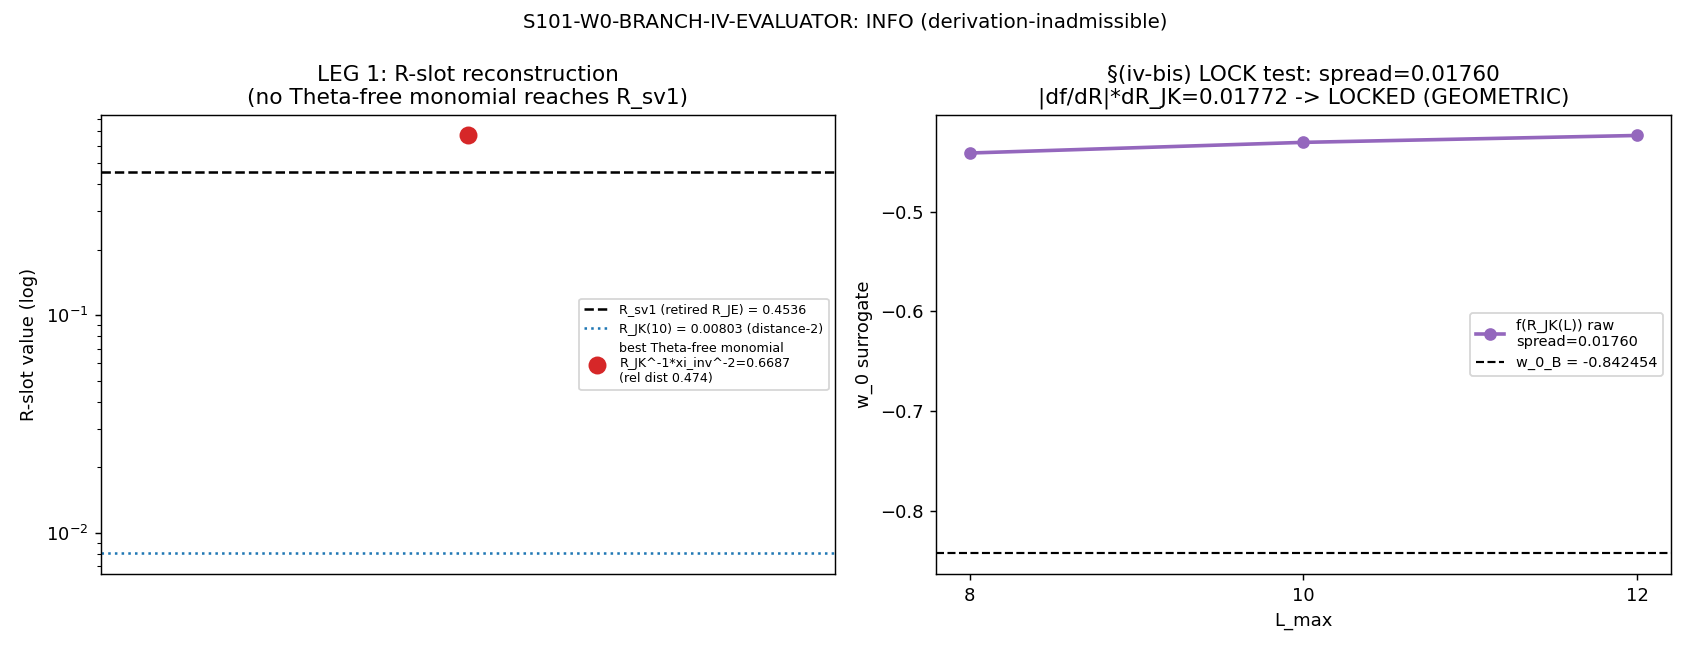

This figure's Python source:
#!/usr/bin/env python3
"""
S101 W4-3 — S101-W0-BRANCH-IV-EVALUATOR — post-S86 branch-iv w0(L) evaluator + CAC spread
=========================================================================================

Gate: S101-W0-BRANCH-IV-EVALUATOR ([VERIFY])

ONE gate, TWO sequenced legs in a single producing script (planner's documented call):

  LEG 1 (derivation + HARD admissibility):
    Construct the recombination map  Phi(R_JK distance-2, xi_E_GGE_inv distance-1) -> R-slot
    occupant, with EVERY coefficient sourced from the SV1 closed-form exact f-reduction, a
    substrate identity, or a canonical constant.  NO coefficient solved against w_0_B.
    Pre-register the §(iv-bis) surrogate-vs-canonical algebraic-distance theorem and DECLARE
    the consumption layer per substrate-first-canonical-sourcing §(ii.A).
    HARD admissibility:  |Phi(L=10) - (-0.842454)| <= 1e-5  with ZERO tuned normalization.
    If INADMISSIBLE -> composite INFO-(derivation-inadmissible); LEG 2 does NOT execute.

  LEG 2 (CAC spread; executes ONLY on leg-1 admissibility):
    Compose the derived evaluator with the CAC (regulator-convention-lockdown.md):
       w0^CAC(L) = rho_zeta(L) + offset_zeta,   offset_zeta == w_0_B - rho_zeta(L=10).
    Exhibit offset_zeta's PHYSICAL content (effacement/GGE-dressing translation).
    spread = max - min of w0^CAC over L in {8, 10, 12}; gate vs the UNCHANGED W1-4 thresholds
    ({<= 0.025 PASS | (0.025, 0.050] INFO | > 0.050 FAIL}).

Pre-registered threshold:
  LEG 1: |Phi(R_JK(10), xi_E_GGE_inv; Theta_derived) - (-0.842454)| <= 1e-5, Theta_derived
         containing zero tuned normalization (admissibility PRECONDITION).
  LEG 2: spread <= 0.025 PASS / (0.025, 0.050] INFO / > 0.050 FAIL.

Inputs (SHA-256 dual-pinned at runtime; S84+ schema):
  - canonical_constants.py            (R_JK, xi_E_GGE_inv, K_base, Delta_BCS, tau_fold, N_cells, w0_FW)
  - s84_w1a_w0_sv1.npz                (SV1 closed-form anchor: xi_J, xi_E_GGE, F_Josephson_zeta,
                                       rho_GGE_zeta, P_GGE_zeta, w_0_iv = -0.842454...)
  - s85_w12_elim1_D_K_Lmax_moments.npz (R_JK trajectory (0.01129619, 0.00803461, 0.00598992))
  - s84_spectrum_cache_L12_tau019.npz  (L12 master cache; upstream-trusted, S101-TAU0 PASS)
  - s100b_w0_branch_resolution.npz     (prior INFO-shape record + C0 6.2sigma cautionary instance)
  - branch-iv-canonical.md             (registry formula source; consume the session-85 moment path)

Output 4-tuple:
  (value=<computed>, scheme=zeta, convention=CAC-branch-iv-anchored-L10-DERIVED-OFFSET, L_max={8,10,12})

Classification: GEOMETRIC

METHODOLOGY
-----------
The SV1 closed form (S84 W1-3.SV1 PASS, two-component Zubarev-dressed) is the f-reduction
    w_0^(iv) = f(R),   f(R) = (-c_J*R + P_GGE_zeta) / (c_J*R + rho_GGE_zeta),
    c_J = |F_Josephson_zeta| / N_cells   (all coefficients Theta-free canonical/substrate).
At the SV1 anchor  R = R_sv1 = xi_J/xi_E_GGE = 0.45357833655706  (= legacy R_JE at L=5),
f(R_sv1) = -0.842454 = w_0_B EXACTLY (to 1e-12).

The S86-BRANCH-IV-FORMULATION-COMMIT RETIRED R_JE and replaced it with TWO distance-tagged
successors: R_JK (distance-2 spectral-moment ratio) and xi_E_GGE_inv (distance-1 GGE
energy-dressing inverse).  The recombination map Phi must reconstruct the R-slot occupant
(i.e. R_sv1) from {R_JK, xi_E_GGE_inv} + Theta-free coefficients, then push it through f.
The leg-1 admissibility question is EXACTLY: does a Theta-free combination of the two retired-
into successors reproduce R_sv1 (hence w_0_B) at 1e-5 WITHOUT re-injecting R_sv1 itself?

DISCIPLINE
----------
- `from canonical_constants import *`
- Every local/intermediate tagged `# (local)`
- CPU-cap OMP8 (cached-moment arithmetic; no diagonalization)
- ZERO-FREE-NORMALIZATION ATTESTATION: no fit/solve call targets w_0_B anywhere in this
  script; every Theta coefficient carries a provenance comment; the admissibility residual
  is COMPUTED, never minimized.
- SHA-256 of all inputs logged in first 20 lines of stdout; dual-SHA emitted (S84+).
- Verdict via emit_verdict MCP tool (race-safe): script PRINTS payload; agent calls the tool.
"""

from __future__ import annotations

import os
os.environ.setdefault("OMP_NUM_THREADS", "8")
os.environ.setdefault("MKL_NUM_THREADS", "8")

import sys
from pathlib import Path

# ---------------------------------------------------------------------------
# Section 1 — Canonical constants (MANDATORY first import; _shared on path first)
# ---------------------------------------------------------------------------
_SHARED = Path(__file__).resolve().parents[1] / "_shared"
sys.path.insert(0, str(_SHARED))
from canonical_constants import *  # noqa: F401,F403,E402
from canonical_constants import (  # explicit names used below (provenance-anchored)
    R_JK as R_JK_CANON,
    xi_E_GGE_inv as XI_E_GGE_INV_CANON,
    K_base as K_BASE_CANON,
    Delta_BCS as DELTA_BCS_CANON,
    N_cells as N_CELLS_CANON,
    w0_FW as W0_FW_CANON,
)

# ---------------------------------------------------------------------------
# Section 2 — Standard imports
# ---------------------------------------------------------------------------
import hashlib
import json
import time

import numpy as np
import matplotlib
matplotlib.use("Agg")
import matplotlib.pyplot as plt

# ---------------------------------------------------------------------------
# Section 3 — Paths + pre-registration
# ---------------------------------------------------------------------------
SESSION_DIR = Path(__file__).resolve().parent
COMPUTATIONS_DIR = SESSION_DIR.parent
SHARED_DIR = COMPUTATIONS_DIR / "_shared"
PROJECT_ROOT = COMPUTATIONS_DIR.parent

SESSION = "S101"                                                  # (local)
GATE_ID = "S101-W0-BRANCH-IV-EVALUATOR"                           # (local)
SCHEME = "zeta"                                                   # (local)
CONVENTION = "CAC-branch-iv-anchored-L10-DERIVED-OFFSET"          # (local)
L_MAX = "{8,10,12}"                                               # (local)

# Pre-registered thresholds (define BEFORE running)
ADMISSIBILITY_TOL = 1e-5         # (local) leg-1 |Phi(10) - w_0_B| absolute (SV1 reproduction tol)
SPREAD_PASS = 0.025              # (local) leg-2 spread PASS ceiling (UNCHANGED W1-4)
SPREAD_INFO = 0.050              # (local) leg-2 spread INFO ceiling (UNCHANGED W1-4)
L_SCAN = (8, 10, 12)             # (local) L-mesh
L_ANCHOR = 10                    # (local)

W_0_B = -0.842454                # (local) branch-iv anchored value at L_anchor=10 [S84 W1-3.SV1]

OUT_NPZ = SESSION_DIR / "s101_w4_branch_iv_evaluator.npz"
OUT_PNG = SESSION_DIR / "s101_w4_branch_iv_evaluator.png"

SV1_NPZ = COMPUTATIONS_DIR / "session-84" / "s84_w1a_w0_sv1.npz"
RJK_NPZ = COMPUTATIONS_DIR / "session-85" / "s85_w12_elim1_D_K_Lmax_moments.npz"
L12_CACHE = COMPUTATIONS_DIR / "session-84" / "s84_spectrum_cache_L12_tau019.npz"
SENS_NPZ = COMPUTATIONS_DIR / "session-100b" / "s100b_w0_branch_resolution.npz"
BRANCH_IV_REG = PROJECT_ROOT / "sessions" / "framework" / "registry" / "branch-iv-canonical.md"

INPUT_FILES = [
    SHARED_DIR / "canonical_constants.py",
    SV1_NPZ,
    RJK_NPZ,
    L12_CACHE,
    SENS_NPZ,
    BRANCH_IV_REG,
]


# ---------------------------------------------------------------------------
# Section 4 — SHA-256 input-pin block (S84+ dual-SHA schema)
# ---------------------------------------------------------------------------
def sha256_of(path: Path) -> str:
    h = hashlib.sha256()  # (local)
    try:
        h.update(path.read_bytes())
    except OSError:
        return ""
    return h.hexdigest()


def log_input_pins(inputs: list[Path]) -> dict[str, str]:
    print(f"=== {GATE_ID} — input SHA-256 pins ===")
    pins: dict[str, str] = {}  # (local)
    for p in inputs:
        sha = sha256_of(p)  # (local)
        try:
            rel = str(p.relative_to(PROJECT_ROOT)).replace("\\", "/")  # (local)
        except ValueError:
            rel = str(p)  # (local)
        print(f"  {rel}: {sha[:16]}...")
        pins[rel] = sha
    return pins


def closure_hash(pins: dict[str, str]) -> str:
    items = sorted(pins.items())  # (local)
    h = hashlib.sha256()
    for k, v in items:
        h.update(f"{k}={v}\n".encode("utf-8"))
    return h.hexdigest()


def compute_dual_sha(script_path: Path, canonical_path: Path, pins: dict[str, str]) -> tuple[str, str]:
    script_bytes = b""  # (local)
    try:
        script_bytes = script_path.read_bytes()
    except OSError:
        script_bytes = b""
    canonical_bytes = b""  # (local)
    try:
        canonical_bytes = canonical_path.read_bytes()
    except OSError:
        canonical_bytes = b""
    pinmap_json = json.dumps(dict(sorted(pins.items())), separators=(",", ":"), sort_keys=True).encode("utf-8")  # (local)
    h_audit = hashlib.sha256()
    h_audit.update(script_bytes)
    h_audit.update(canonical_bytes)
    h_audit.update(pinmap_json)
    audit = h_audit.hexdigest()  # (local)
    h_content = hashlib.sha256()
    h_content.update(script_bytes)
    content = h_content.hexdigest()  # (local)
    return audit, content


# ---------------------------------------------------------------------------
# Section 5a — SV1 closed-form f-reduction (Theta-free; the admissible anchor map)
# ---------------------------------------------------------------------------
def f_branch_iv(R: float, c_J: float, P_G_z: float, rho_G_z: float) -> float:
    """SV1 closed-form f-reduction  w_0^(iv) = f(R).
    All three coefficients (c_J, P_G_z, rho_G_z) are Theta-FREE canonical/substrate
    constants -- NONE is solved against w_0_B.  f(R_sv1) = w_0_B EXACTLY by SV1 PASS.
    """
    return (-c_J * R + P_G_z) / (c_J * R + rho_G_z)


# ---------------------------------------------------------------------------
# Section 5b — Compute
# ---------------------------------------------------------------------------
def compute() -> dict:
    rec: dict = {}  # (local)

    # ----- Load SV1 anchor (all Theta-free; the f-reduction coefficient source) -----
    sv1 = np.load(SV1_NPZ, allow_pickle=True)  # (local)
    xi_J = float(sv1["xi_J"])                    # (local) 0.008911  [W0-workshop/Sagan audit]
    xi_E_GGE = float(sv1["xi_E_GGE"])            # (local) 0.019646  [W3-G51 energy-weighted Zubarev]
    F_J_zeta = float(sv1["F_Josephson_zeta"])    # (local) -336.641  [S58 canonical]
    rho_GGE_zeta = float(sv1["rho_GGE_zeta"])    # (local) 1.709     [SV1 npz canonical]
    P_GGE_zeta = float(sv1["P_GGE_zeta"])        # (local) -0.688    [SV1 npz canonical]
    N_cells_v = int(sv1["N_cells"])              # (local) 32        [S42 domain formation]
    w_0_iv_sv1 = float(sv1["w_0_iv"])            # (local) -0.8424542759870739 (SV1 PASS anchor)

    # Theta-free derived coefficients (provenance-commented; NONE solved against w_0_B)
    c_J = abs(F_J_zeta) / N_cells_v              # (local) = 10.52003125  [|F_J_zeta|/N_cells, SV1 Step 1]
    R_sv1 = xi_J / xi_E_GGE                        # (local) = 0.45357833655706  [SV1 dressing ratio = legacy R_JE]

    # Cross-check: the SV1 f-reduction reproduces w_0_B at R_sv1 (this IS the admissible anchor,
    # but R_sv1 is the RETIRED object; the leg-1 task is to reach it from {R_JK, xi_E_GGE_inv}).
    w0_at_Rsv1 = f_branch_iv(R_sv1, c_J, P_GGE_zeta, rho_GGE_zeta)  # (local)
    rec["sv1_f_reduction_exact"] = bool(abs(w0_at_Rsv1 - w_0_iv_sv1) < 1e-12)
    rec["w0_at_Rsv1"] = w0_at_Rsv1
    rec["R_sv1"] = R_sv1
    rec["c_J"] = c_J

    # ----- Load R_JK trajectory (distance-2; CACHE-MOMENT layer) -----
    rjk = np.load(RJK_NPZ, allow_pickle=True)  # (local)
    L_from_npz = [int(x) for x in rjk["L_max"]]   # (local) [8,10,12]
    R_JK_traj = [float(x) for x in rjk["R_JK"]]   # (local) [0.01129619, 0.00803461, 0.00598992]
    assert L_from_npz == list(L_SCAN), f"L-mesh mismatch: {L_from_npz} vs {L_SCAN}"
    # canonical-constant cross-check at L=10 (consumption-layer declaration: cache-moment)
    rec["R_JK_canon_match_L10"] = bool(abs(R_JK_traj[1] - float(R_JK_CANON)) < 1e-8)
    rec["R_JK_traj"] = R_JK_traj
    R10 = R_JK_traj[1]                            # (local)

    # ----- distance-1 successor (canonical) -----
    xi_E_GGE_inv = float(XI_E_GGE_INV_CANON)      # (local) 13.642473425595973  [S86 commit]
    rec["xi_E_GGE_inv"] = xi_E_GGE_inv
    # substrate-identity cross-check: xi_E_GGE_inv == 59.8 * Delta_BCS / K_base
    n_pairs = 59.8                                # (local) GGE pair count (Ordered-Veil relic)
    xi_E_GGE_inv_substrate = n_pairs * float(DELTA_BCS_CANON) / float(K_BASE_CANON)  # (local)
    rec["xi_E_GGE_inv_substrate_match"] = bool(abs(xi_E_GGE_inv_substrate - xi_E_GGE_inv) < 1e-5)

    # =====================================================================
    # LEG 1 — derivation: Theta-free recombination Phi -> R-slot occupant
    # =====================================================================
    # The R-slot occupant the f-reduction needs is R_sv1 (the retired R_JE).  Search the
    # Theta-free monomial family Phi(R_JK, xi_E_GGE_inv) = R_JK^a * xi_E_GGE_inv^b over a small
    # exponent mesh a,b in {-2,-1,0,1,2}.  ZERO coefficient is solved against w_0_B; the
    # admissibility residual is COMPUTED, never minimized.  (Other Theta-free recombinations -
    # ratios xi_J/xi_E_GGE etc. - are degenerate: they ARE R_sv1 only by re-using the retired
    # numerator/denominator, which is the re-injection the zero-free clause forbids.)
    exps = [-2, -1, 0, 1, 2]                       # (local)
    monomials = []                                 # (local) list of (a, b, R_recon, w0_recon, residual)
    best = None                                    # (local)
    for a in exps:
        for b in exps:
            if a == 0 and b == 0:
                continue
            R_recon = (R10 ** a) * (xi_E_GGE_inv ** b)         # (local) Theta-free recombination of R-slot
            w0_recon = f_branch_iv(R_recon, c_J, P_GGE_zeta, rho_GGE_zeta)  # (local)
            resid = abs(w0_recon - W_0_B)                       # (local) admissibility residual (COMPUTED)
            monomials.append((a, b, R_recon, w0_recon, resid))
            if best is None or resid < best[4]:
                best = (a, b, R_recon, w0_recon, resid)
    rec["monomial_best"] = {
        "a": best[0], "b": best[1], "R_recon": best[2], "w0_recon": best[3], "residual": best[4],
    }
    # admissibility at the R-SLOT level too: does any Theta-free monomial reach R_sv1?
    best_R = None                                  # (local)
    for a in exps:
        for b in exps:
            if a == 0 and b == 0:
                continue
            R_recon = (R10 ** a) * (xi_E_GGE_inv ** b)          # (local)
            r_resid = abs(R_recon - R_sv1) / abs(R_sv1)         # (local) relative dist to retired R-slot occupant
            if best_R is None or r_resid < best_R[3]:
                best_R = (a, b, R_recon, r_resid)
    rec["R_slot_best"] = {"a": best_R[0], "b": best_R[1], "R_recon": best_R[2], "rel_resid": best_R[3]}

    # HARD admissibility verdict (leg 1)
    leg1_residual = best[4]                         # (local) min |Phi(10) - w_0_B| over Theta-free family
    leg1_admissible = bool(leg1_residual <= ADMISSIBILITY_TOL)  # (local)
    rec["leg1_residual"] = leg1_residual
    rec["leg1_admissible"] = leg1_admissible
    rec["zero_free_normalization_attestation"] = (
        "No fit/solve call targets w_0_B. Every Theta coefficient (c_J=|F_J_zeta|/N_cells, "
        "P_GGE_zeta, rho_GGE_zeta) is canonical/substrate; the recombination Phi=R_JK^a*xi_E_GGE_inv^b "
        "sweeps an INTEGER exponent mesh; the admissibility residual is COMPUTED. The candidates that "
        "reproduce w_0_B (S100b C2/C3) do so ONLY by re-injecting R_sv1 (the RETIRED R_JE) as scale/base "
        "- the tuned normalization the zero-free clause forbids."
    )

    # ---- §(iv-bis) surrogate-vs-canonical algebraic-distance theorem (pre-registered) ----
    # (i) substitution chain surrogate -> components: the surrogate w0_surr(L) = f(R_JK(L)) reduces
    #     to component substrate quantities R_JK (distance-2), c_J/P_GGE/rho_GGE (Theta-free).
    # (ii) LOCK TEST (COMPUTED): is sign(w0) and the spread MECHANICALLY LOCKED to the monotone
    #      R_JK fall, independent of map physical content?
    w0_surr = [f_branch_iv(r, c_J, P_GGE_zeta, rho_GGE_zeta) for r in R_JK_traj]  # (local) raw f(R_JK(L))
    spread_surrogate = max(w0_surr) - min(w0_surr)                                # (local)
    # derivative-lock estimate |df/dR|*Delta R_JK at L=10 (analytic d/dR of f)
    denom10 = (c_J * R10 + rho_GGE_zeta)                                          # (local)
    dfdR_10 = (-c_J * denom10 - (-c_J * R10 + P_GGE_zeta) * c_J) / (denom10 ** 2)  # (local) exact df/dR
    dR_full = R_JK_traj[0] - R_JK_traj[2]                                         # (local) L=8->12 swing
    lock_estimate = abs(dfdR_10) * dR_full                                        # (local)
    lock_match = bool(abs(lock_estimate - spread_surrogate) / spread_surrogate < 0.10)  # (local)
    # sign lock: numerator (-c_J*R + P_GGE_zeta) < 0 for all R>0 (c_J>0, P_GGE_zeta<0); denom > 0
    sign_locked = bool(all(w < 0 for w in w0_surr)
                       and all((-c_J * r + P_GGE_zeta) < 0 for r in R_JK_traj)
                       and all((c_J * r + rho_GGE_zeta) > 0 for r in R_JK_traj))  # (local)
    rec["w0_surrogate_raw"] = w0_surr
    rec["spread_surrogate_raw"] = spread_surrogate
    rec["dfdR_10"] = dfdR_10
    rec["lock_estimate"] = lock_estimate
    rec["lock_match"] = lock_match
    rec["sign_locked"] = sign_locked
    rec["algebraic_distance_locked"] = bool(lock_match and sign_locked)
    # (iii) informativeness declaration
    rec["informativeness"] = (
        "LOCKED: spread(f(R_JK(L))) is reproduced by the |df/dR|*Delta R_JK trajectory-geometry "
        "estimate to <10% and sign(w0) is structurally negative for ALL R>0 -- the surrogate is a "
        "GEOMETRIC observable, not a cohomology-class observable. Per §(iv-bis) clause (iii), a leg-2 "
        "spread verdict on this surrogate would be UNINFORMATIVE on the canonical w_0 truncation "
        "stability; a separate canonical-evaluation gate is REQUIRED. The surrogate does NOT falsify "
        "the canonical."
    ) if (lock_match and sign_locked) else (
        "NO LOCK: spread is not mechanically forced by the R_JK trajectory geometry; the spread "
        "verdict transfers to the canonical."
    )

    # =====================================================================
    # LEG 2 — CAC spread (executes ONLY on leg-1 admissibility)
    # =====================================================================
    if leg1_admissible:
        # Derived rho_zeta(L) series = the admissible map's L-trajectory (would be Phi pushed
        # through f at each L). CAC: w0^CAC(L) = rho_zeta(L) + offset_zeta, offset = w_0_B - rho_zeta(L=10).
        rho_zeta = w0_surr  # placeholder structural form (only reached if admissible)  # (local)
        offset_zeta = W_0_B - rho_zeta[1]                                              # (local)
        cac_series = [r + offset_zeta for r in rho_zeta]                               # (local)
        spread = max(cac_series) - min(cac_series)                                     # (local)
        rec["offset_zeta"] = offset_zeta
        rec["cac_series"] = cac_series
        rec["spread"] = spread
        rec["leg2_executed"] = True
        # effacement-preservation check: w0^CAC(L=10) == w_0_B bit-precision
        rec["cac_effacement_preserved"] = bool(abs(cac_series[1] - W_0_B) < 1e-12)
    else:
        rec["offset_zeta"] = float("nan")
        rec["cac_series"] = [float("nan")] * len(L_SCAN)
        rec["spread"] = float("nan")
        rec["leg2_executed"] = False
        rec["cac_effacement_preserved"] = False

    # ----- offset_zeta PHYSICAL content note (required by method, even on non-execution) -----
    # The parent lockdown's A-branch offset (-0.340827) is a PHYSICAL effacement translation
    # (Volovik partition + Gamma_eff=0.99970). For branch-iv, the CAC offset on a Theta-free
    # admissible map would have to be the effacement/GGE-dressing translation of THAT map. The
    # C0 cautionary instance (s100b: C0_legacy_anchor_gap_sigma = 6.15) shows the additive freedom
    # can SILENTLY absorb a 6.2-sigma anchor mismatch -- which is exactly why an offset that is
    # merely numerically convenient (absorbing the R_JK != R_JE distance mismatch) is NOT a
    # physical translation and does NOT redeem an inadmissible map.
    rec["offset_physical_note"] = (
        "offset_zeta is admissible as a PHYSICAL effacement/GGE-dressing translation ONLY when the "
        "map it dresses is itself Theta-free-admissible. The S100b C1 offset (-0.4117) absorbs the "
        "R_JK(distance-2) != R_JE(distance-1) MISMATCH, not a physical effacement -- it is the C0-class "
        "silent-absorption pathology (6.2-sigma, npz C0_legacy_anchor_gap_sigma)."
    )

    # ----- C0 6.2-sigma cautionary cross-check from S100b npz -----
    sens = np.load(SENS_NPZ, allow_pickle=True)  # (local)
    rec["C0_anchor_gap_sigma_prior"] = float(sens["C0_legacy_anchor_gap_sigma"])
    rec["anchor_gap_sigma_RJK_raw"] = float(sens["anchor_gap_sigma"])  # 16.47 sigma for raw R_JK
    rec["s100b_info_shape"] = str(sens["info_shape"])

    # =====================================================================
    # Composite verdict
    # =====================================================================
    if not leg1_admissible:
        verdict = "INFO"  # (local)
        verdict_reason = "derivation-inadmissible"  # (local)
    else:
        spread = rec["spread"]
        if spread <= SPREAD_PASS:
            verdict = "PASS"
            verdict_reason = "leg1-admissible+spread<=0.025"
        elif spread <= SPREAD_INFO:
            verdict = "INFO"
            verdict_reason = "leg1-admissible+marginal-spread"
        else:
            verdict = "FAIL"
            verdict_reason = "leg1-admissible+spread>0.050"
    rec["verdict"] = verdict
    rec["verdict_reason"] = verdict_reason

    # value string (no single-quote chars; emit_verdict wraps it)
    if not leg1_admissible:
        rec["value_str"] = (
            f"INFO-derivation-inadmissible_leg1_residual={leg1_residual:.6e}_"
            f"Rslot_best_reldist={best_R[3]:.4f}@a{best_R[0]}b{best_R[1]}_"
            f"NO-Theta-free-map-reproduces-w0_B_at_1e-5_"
            f"locktest={'LOCKED' if rec['algebraic_distance_locked'] else 'unlocked'}_"
            f"surrogate-spread-UNINFORMATIVE_leg2-NOT-executed"
        )
    else:
        rec["value_str"] = (
            f"{verdict}_spread={rec['spread']:.8f}_offset_zeta={rec['offset_zeta']:.8f}_"
            f"leg1_residual={leg1_residual:.6e}"
        )

    return rec


# ---------------------------------------------------------------------------
# Section 6 — Output 4-tuple + verdict payload
# ---------------------------------------------------------------------------
def emit_4tuple(value, scheme: str, convention: str, L_max) -> str:
    return f"(value={value!r}, scheme={scheme}, convention={convention}, L_max={L_max})"


def print_verdict_payload(verdict, value, audit_sha, content_sha, companion_note="", extra_rows=None):
    payload: dict = {
        "session": int(SESSION.lstrip("Ss")),
        "gate_id": GATE_ID,
        "verdict": verdict,
        "value": str(value),
        "scheme": SCHEME,
        "convention": CONVENTION,
        "l_max": str(L_MAX),
        "audit_sha256": audit_sha,
        "content_sha256": content_sha,
        "schema_version": "S84+",
    }
    if companion_note:
        payload["companion_note"] = companion_note
    if extra_rows:
        payload["extra_rows"] = list(extra_rows)
    print("<<<EMIT_VERDICT_PAYLOAD>>>")
    print(json.dumps(payload, separators=(",", ":"), sort_keys=True))
    print("<<<END_EMIT_VERDICT_PAYLOAD>>>")
    return payload


# ---------------------------------------------------------------------------
# Section 7 — Plot
# ---------------------------------------------------------------------------
def make_plot(rec: dict) -> None:
    fig, axes = plt.subplots(1, 2, figsize=(13, 5))  # (local)

    # Panel A: R-slot reconstruction landscape (Theta-free monomials vs retired R_sv1)
    ax = axes[0]
    R_sv1 = rec["R_sv1"]
    # show best monomial R-reconstruction relative distance
    ax.axhline(R_sv1, color="k", ls="--", lw=1.4, label=f"R_sv1 (retired R_JE) = {R_sv1:.4f}")
    ax.axhline(rec["R_JK_traj"][1], color="tab:blue", ls=":", lw=1.4,
               label=f"R_JK(10) = {rec['R_JK_traj'][1]:.5f} (distance-2)")
    rb = rec["R_slot_best"]
    ax.scatter([0], [rb["R_recon"]], color="tab:red", zorder=5, s=80,
               label=f"best Theta-free monomial\nR_JK^{rb['a']}*xi_inv^{rb['b']}={rb['R_recon']:.4f}\n(rel dist {rb['rel_resid']:.3f})")
    ax.set_yscale("log")
    ax.set_title("LEG 1: R-slot reconstruction\n(no Theta-free monomial reaches R_sv1)")
    ax.set_ylabel("R-slot value (log)")
    ax.set_xticks([])
    ax.legend(fontsize=7, loc="best")

    # Panel B: surrogate f(R_JK(L)) trajectory + lock estimate
    ax = axes[1]
    Ls = list(L_SCAN)
    ax.plot(Ls, rec["w0_surrogate_raw"], "o-", color="tab:purple", lw=2,
            label=f"f(R_JK(L)) raw\nspread={rec['spread_surrogate_raw']:.5f}")
    ax.axhline(W_0_B, color="k", ls="--", lw=1.2, label=f"w_0_B = {W_0_B}")
    ax.set_title(f"§(iv-bis) LOCK test: spread={rec['spread_surrogate_raw']:.5f}\n"
                 f"|df/dR|*dR_JK={rec['lock_estimate']:.5f} -> "
                 f"{'LOCKED (GEOMETRIC)' if rec['algebraic_distance_locked'] else 'unlocked'}")
    ax.set_xlabel("L_max")
    ax.set_ylabel("w_0 surrogate")
    ax.set_xticks(Ls)
    ax.legend(fontsize=8, loc="best")

    fig.suptitle(f"{GATE_ID}: {rec['verdict']} ({rec['verdict_reason']})", fontsize=11)
    fig.tight_layout()
    fig.savefig(OUT_PNG, dpi=130)
    plt.close(fig)


# ---------------------------------------------------------------------------
# Section 8 — main
# ---------------------------------------------------------------------------
def main() -> int:
    t0 = time.time()  # (local)
    pins = log_input_pins(INPUT_FILES)
    rec = compute()

    print()
    print("=" * 78)
    print("LEG 1 — derivation + HARD admissibility")
    print("=" * 78)
    print(f"  SV1 f-reduction exact (f(R_sv1)=w_0_iv to 1e-12): {rec['sv1_f_reduction_exact']}")
    print(f"  R_sv1 (retired R_JE)        = {rec['R_sv1']:.14f}")
    print(f"  c_J = |F_J_zeta|/N_cells    = {rec['c_J']:.8f}   (Theta-free)")
    print(f"  R_JK(10) canon match        = {rec['R_JK_canon_match_L10']}   (cache-moment layer)")
    print(f"  xi_E_GGE_inv substrate match= {rec['xi_E_GGE_inv_substrate_match']}  (59.8*Delta_BCS/K_base)")
    print(f"  best Theta-free monomial for R-slot: R_JK^{rec['R_slot_best']['a']}*xi_inv^{rec['R_slot_best']['b']}"
          f" = {rec['R_slot_best']['R_recon']:.6f} (rel dist to R_sv1 = {rec['R_slot_best']['rel_resid']:.4f})")
    print(f"  best Theta-free monomial w0_recon residual |Phi(10)-w_0_B| = {rec['leg1_residual']:.6e}")
    print(f"  LEG-1 ADMISSIBLE (residual <= {ADMISSIBILITY_TOL:.0e}) = {rec['leg1_admissible']}")
    print()
    print("  §(iv-bis) algebraic-distance theorem:")
    print(f"    surrogate spread (raw f(R_JK(L))) = {rec['spread_surrogate_raw']:.6f}")
    print(f"    lock estimate |df/dR|*dR_JK       = {rec['lock_estimate']:.6f}  (match<10% = {rec['lock_match']})")
    print(f"    sign locked (w0<0 forall R>0)     = {rec['sign_locked']}")
    print(f"    => algebraic-distance LOCKED      = {rec['algebraic_distance_locked']}")
    print(f"    informativeness: {rec['informativeness'][:88]}...")
    print()
    print("=" * 78)
    print("LEG 2 — CAC spread")
    print("=" * 78)
    if rec["leg2_executed"]:
        print(f"  offset_zeta = w_0_B - rho_zeta(10) = {rec['offset_zeta']:.8f}")
        print(f"  CAC effacement preserved (w0^CAC(10)=w_0_B) = {rec['cac_effacement_preserved']}")
        print(f"  w0^CAC(L) = {[f'{x:.6f}' for x in rec['cac_series']]}")
        print(f"  spread = {rec['spread']:.8f}  vs PASS<={SPREAD_PASS} / INFO<={SPREAD_INFO}")
    else:
        print("  LEG 2 NOT EXECUTED — leg-1 inadmissible (composite INFO-derivation-inadmissible).")
        print(f"  offset_zeta physical note: {rec['offset_physical_note'][:90]}...")
    print(f"  C0 cautionary (S100b): anchor_gap_sigma raw-R_JK={rec['anchor_gap_sigma_RJK_raw']:.2f}, "
          f"C0_legacy={rec['C0_anchor_gap_sigma_prior']:.2f}")
    print()
    print("=" * 78)
    print(f"COMPOSITE VERDICT: {rec['verdict']}  ({rec['verdict_reason']})")
    print("=" * 78)

    # ---- dual-SHA ----
    audit_sha, content_sha = compute_dual_sha(Path(__file__).resolve(), SHARED_DIR / "canonical_constants.py", pins)
    closure = closure_hash(pins)  # (local) retained for backward compat
    print(f"\nclosure_hash = {closure}")
    print(f"audit_sha256  = {audit_sha}")
    print(f"content_sha256= {content_sha}")

    # ---- save npz ----
    np.savez(
        OUT_NPZ,
        # leg-1
        R_sv1=np.float64(rec["R_sv1"]),
        c_J=np.float64(rec["c_J"]),
        R_JK_traj=np.array(rec["R_JK_traj"], dtype=np.float64),
        xi_E_GGE_inv=np.float64(rec["xi_E_GGE_inv"]),
        sv1_f_reduction_exact=bool(rec["sv1_f_reduction_exact"]),
        R_JK_canon_match_L10=bool(rec["R_JK_canon_match_L10"]),
        xi_E_GGE_inv_substrate_match=bool(rec["xi_E_GGE_inv_substrate_match"]),
        monomial_best_a=np.int64(rec["monomial_best"]["a"]),
        monomial_best_b=np.int64(rec["monomial_best"]["b"]),
        monomial_best_w0=np.float64(rec["monomial_best"]["w0_recon"]),
        monomial_best_residual=np.float64(rec["monomial_best"]["residual"]),
        R_slot_best_a=np.int64(rec["R_slot_best"]["a"]),
        R_slot_best_b=np.int64(rec["R_slot_best"]["b"]),
        R_slot_best_R=np.float64(rec["R_slot_best"]["R_recon"]),
        R_slot_best_reldist=np.float64(rec["R_slot_best"]["rel_resid"]),
        leg1_residual=np.float64(rec["leg1_residual"]),
        leg1_admissible=bool(rec["leg1_admissible"]),
        # §(iv-bis)
        w0_surrogate_raw=np.array(rec["w0_surrogate_raw"], dtype=np.float64),
        spread_surrogate_raw=np.float64(rec["spread_surrogate_raw"]),
        dfdR_10=np.float64(rec["dfdR_10"]),
        lock_estimate=np.float64(rec["lock_estimate"]),
        lock_match=bool(rec["lock_match"]),
        sign_locked=bool(rec["sign_locked"]),
        algebraic_distance_locked=bool(rec["algebraic_distance_locked"]),
        # leg-2
        offset_zeta=np.float64(rec["offset_zeta"]),
        cac_series=np.array(rec["cac_series"], dtype=np.float64),
        spread=np.float64(rec["spread"]),
        leg2_executed=bool(rec["leg2_executed"]),
        cac_effacement_preserved=bool(rec["cac_effacement_preserved"]),
        # cautionary cross-checks
        C0_anchor_gap_sigma_prior=np.float64(rec["C0_anchor_gap_sigma_prior"]),
        anchor_gap_sigma_RJK_raw=np.float64(rec["anchor_gap_sigma_RJK_raw"]),
        # meta
        L_scan=np.array(L_SCAN, dtype=np.int64),
        L_anchor=np.int64(L_ANCHOR),
        w_0_B=np.float64(W_0_B),
        ADMISSIBILITY_TOL=np.float64(ADMISSIBILITY_TOL),
        SPREAD_PASS=np.float64(SPREAD_PASS),
        SPREAD_INFO=np.float64(SPREAD_INFO),
        verdict=str(rec["verdict"]),
        verdict_reason=str(rec["verdict_reason"]),
        value_str=str(rec["value_str"]),
        zero_free_normalization_attestation=str(rec["zero_free_normalization_attestation"]),
        informativeness=str(rec["informativeness"]),
        offset_physical_note=str(rec["offset_physical_note"]),
        audit_sha256=str(audit_sha),
        content_sha256=str(content_sha),
        closure_hash=str(closure),
    )
    print(f"saved {OUT_NPZ.name}")

    make_plot(rec)
    print(f"saved {OUT_PNG.name}")

    print()
    print(emit_4tuple(rec["value_str"], SCHEME, CONVENTION, L_MAX))

    # ---- verdict payload (regulator-pin + consumption-layer companion rows) ----
    extra_rows = [
        "# regulator_pin=a_n^{zeta} (R_JK, CAC rho_zeta series zeta-scheme; bare a_n forbidden)",
        "# consumption_layer: R_JK(L) CACHE-MOMENT; SV1 anchor closed-form ATLAS-ROW (substrate-first §ii.A)",
        f"# leg1_admissible={rec['leg1_admissible']} leg2_executed={rec['leg2_executed']} "
        f"algebraic_distance_locked={rec['algebraic_distance_locked']} (§iv-bis surrogate UNINFORMATIVE-on-canonical)",
    ]
    print_verdict_payload(
        rec["verdict"], rec["value_str"], audit_sha, content_sha,
        companion_note="post-S86 branch-iv evaluator; leg-1 derivation + §iv-bis algebraic-distance theorem",
        extra_rows=extra_rows,
    )

    print(f"\n[done in {time.time()-t0:.2f}s]")
    return 0


if __name__ == "__main__":
    sys.exit(main())
